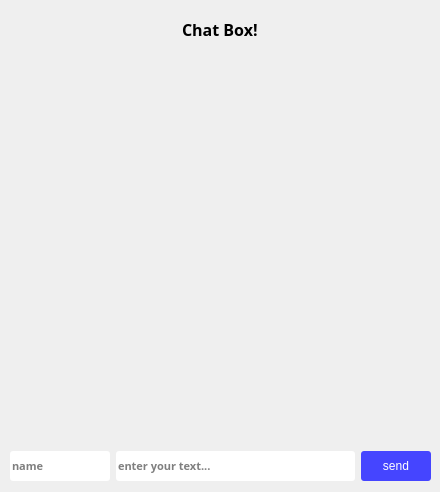
<?xml version="1.0" encoding="UTF-8"?>
<ui version="4.0">
 <class>Main</class>
 <widget class="QWidget" name="Main">
  <property name="geometry">
   <rect>
    <x>0</x>
    <y>0</y>
    <width>440</width>
    <height>492</height>
   </rect>
  </property>
  <property name="windowTitle">
   <string>Main</string>
  </property>
  <widget class="QWidget" name="gridLayoutWidget">
   <property name="geometry">
    <rect>
     <x>9</x>
     <y>60</y>
     <width>421</width>
     <height>381</height>
    </rect>
   </property>
   <layout class="QGridLayout" name="gl_messages"/>
  </widget>
  <widget class="QWidget" name="">
   <property name="geometry">
    <rect>
     <x>9</x>
     <y>9</y>
     <width>421</width>
     <height>41</height>
    </rect>
   </property>
   <layout class="QHBoxLayout" name="horizontalLayout_2" stretch="0,0,0">
    <property name="spacing">
     <number>0</number>
    </property>
    <property name="sizeConstraint">
     <enum>QLayout::SetDefaultConstraint</enum>
    </property>
    <property name="leftMargin">
     <number>0</number>
    </property>
    <property name="rightMargin">
     <number>0</number>
    </property>
    <item>
     <spacer name="horizontalSpacer">
      <property name="orientation">
       <enum>Qt::Horizontal</enum>
      </property>
      <property name="sizeHint" stdset="0">
       <size>
        <width>40</width>
        <height>20</height>
       </size>
      </property>
     </spacer>
    </item>
    <item>
     <widget class="QLabel" name="label">
      <property name="font">
       <font>
        <family>IRANSansFaNum Black</family>
        <pointsize>12</pointsize>
        <weight>75</weight>
        <bold>true</bold>
       </font>
      </property>
      <property name="text">
       <string>Chat Box!</string>
      </property>
     </widget>
    </item>
    <item>
     <spacer name="horizontalSpacer_2">
      <property name="orientation">
       <enum>Qt::Horizontal</enum>
      </property>
      <property name="sizeHint" stdset="0">
       <size>
        <width>40</width>
        <height>20</height>
       </size>
      </property>
     </spacer>
    </item>
   </layout>
  </widget>
  <widget class="QWidget" name="">
   <property name="geometry">
    <rect>
     <x>10</x>
     <y>450</y>
     <width>421</width>
     <height>32</height>
    </rect>
   </property>
   <layout class="QHBoxLayout" name="horizontalLayout">
    <item>
     <widget class="QLineEdit" name="txt_name">
      <property name="minimumSize">
       <size>
        <width>100</width>
        <height>30</height>
       </size>
      </property>
      <property name="maximumSize">
       <size>
        <width>100</width>
        <height>16777215</height>
       </size>
      </property>
      <property name="font">
       <font>
        <family>IRANSansFaNum Black</family>
        <pointsize>8</pointsize>
        <weight>75</weight>
        <bold>true</bold>
       </font>
      </property>
      <property name="styleSheet">
       <string notr="true">background-color: #fff; border: 0px; border-radius: 3px;</string>
      </property>
      <property name="placeholderText">
       <string>name</string>
      </property>
     </widget>
    </item>
    <item>
     <widget class="QLineEdit" name="txt_message">
      <property name="minimumSize">
       <size>
        <width>0</width>
        <height>30</height>
       </size>
      </property>
      <property name="font">
       <font>
        <family>IRANSansFaNum Black</family>
        <pointsize>8</pointsize>
        <weight>75</weight>
        <bold>true</bold>
       </font>
      </property>
      <property name="styleSheet">
       <string notr="true">background-color: #fff; border: 0px; border-radius: 3px;</string>
      </property>
      <property name="placeholderText">
       <string>enter your text...</string>
      </property>
     </widget>
    </item>
    <item>
     <widget class="QPushButton" name="btn_send">
      <property name="minimumSize">
       <size>
        <width>70</width>
        <height>30</height>
       </size>
      </property>
      <property name="font">
       <font>
        <pointsize>9</pointsize>
       </font>
      </property>
      <property name="styleSheet">
       <string notr="true">border-radius: 3px; background-color: #4545ff; border: 0px; color: #fff;</string>
      </property>
      <property name="text">
       <string>send</string>
      </property>
     </widget>
    </item>
   </layout>
  </widget>
 </widget>
 <resources/>
 <connections/>
</ui>
